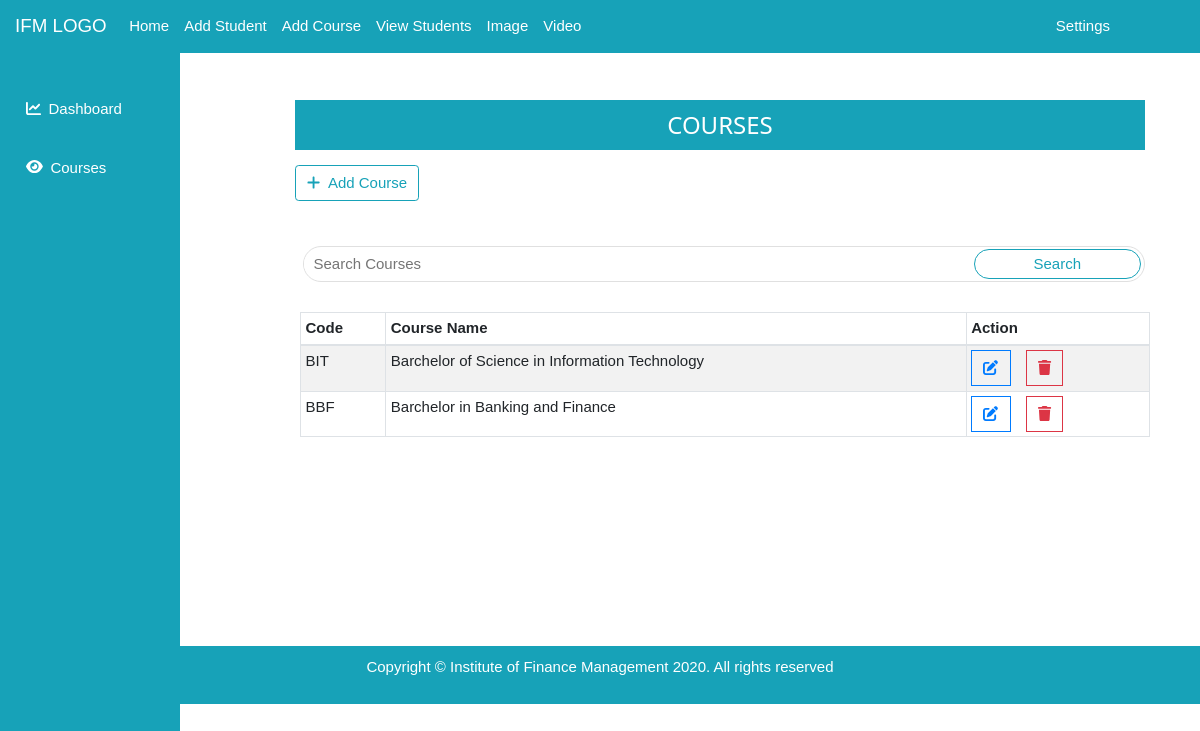
Before: /all-courses/ with the older database file.
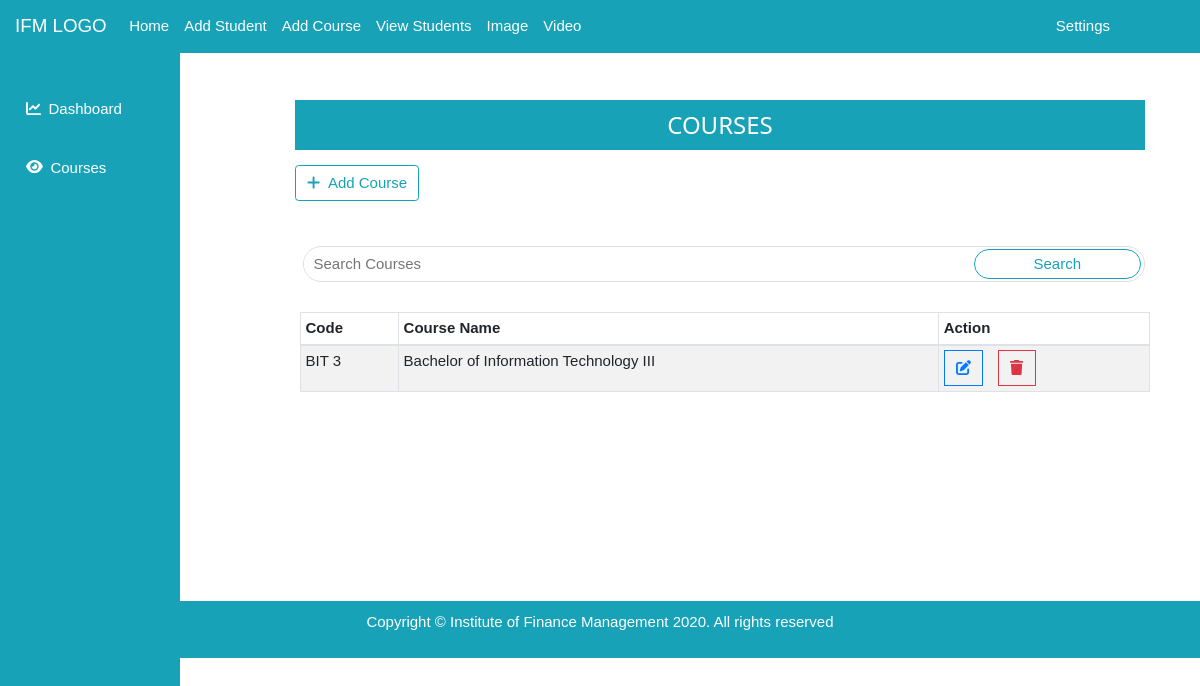
After: the same page with the newer database file.
### face_app/models.py (models this page shows, shortened)
class Course(models.Model):
    code = models.CharField(max_length = 10, unique = True)
    name = models.CharField(max_length = 100, unique = True)
    class Meta:
        verbose_name_plural = 'Courses'

### face_app/views.py (the view)
# urls.py: path('all-courses/', allCourses, name  ='all-courses'),
def allCourses(request):
    get_courses = Course.objects.all()
    query = request.GET.get("q")
    if query:
        get_courses = get_courses.filter(Q(name__icontains = query) |Q(code__icontains = query) )
    myTemplate = 'face/allCourses.html'
    context = {
        'courses': get_courses,
    }
    return render(request, myTemplate, context)

### face_app/templates/face/allCourses.html (shortened to what this page needs)
{% extends 'face/base.html' %}
{% block content %}
<div class="outer-container">
  <div class="container">
    <div class="row">
      <div class="contents">
        <div class="col-md-12">
          <div class="heading bg-info">
            <h3>COURSES</h3>
          </div>
            <div >
              <a href="{% url 'add-course' %}" class="btn btn-outline-info  mt-3"> <i class="fa fa-plus mr-2 "></i>Add Course</a>
            </div>
            <form class="form-inline mt-5 ml-2 block" method="GET">
              <div class="searchBar">
                <input type="text" name = "q" placeholder="Search Courses">
                <button type="submit" class="btn btn-outline-info mb-2">Search</button>
              </div>
          </form>
          {% if courses %}
          <table class="table table-sm table-bordered table-striped table-hover">
              <tr>
                  <thead>
                    <th>Code </th>
                    <th>Course Name</th>
                    <th>Action</th>
                  </thead>
              </tr>
              <tbody>
                  {% for course in courses %}
                  <tr>
                    <td>{{ course.code }}</td>
                    <td>{{ course.name }}</td>
                    <td>
                      <div class="btn-group" role="group" aria-label="Basic example">
                        <a href="{% url 'update-course' course.id %}"><button type="button" class="btn btn-outline-primary mr-2"><i class="fa fa-edit"></i></button></a>
                        <a href="{% url 'delete-course' course.id %}" onclick="return confirm('Seriously Delete this!?');"><button type="button" class="btn btn-outline-danger ml-2"><i class="fa fa-trash"></i></button></a>
                        </div>
                    </td>
                  </tr>
                  {% endfor %}
                {% else %}
                  <h1>Ooopps!! No Course loaded!</h1>
                {% endif %}
              </tbody>
            </table>
        </div>
      </div>
    </div>
  </div>
</div>
{% endblock %}

Changed rows visible on the page:
removed Course: code "BBF", name "Barchelor in Banking and Finance"
changed Course: code "BIT" → "BIT 3"; name "Barchelor of Science in Information Technology" → "Bachelor of Information Technology III"
